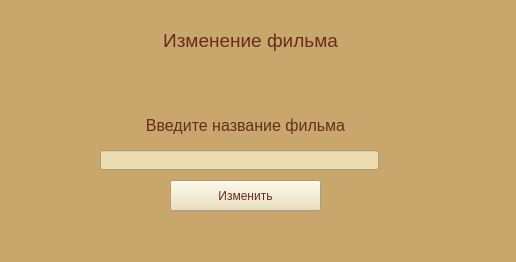
<?xml version="1.0" encoding="UTF-8"?>
<ui version="4.0">
 <class>MainWindow</class>
 <widget class="QMainWindow" name="MainWindow">
  <property name="geometry">
   <rect>
    <x>0</x>
    <y>0</y>
    <width>516</width>
    <height>262</height>
   </rect>
  </property>
  <property name="windowTitle">
   <string>MainWindow</string>
  </property>
  <property name="styleSheet">
   <string notr="true">background-color:#C9A66B</string>
  </property>
  <widget class="QWidget" name="centralwidget">
   <widget class="QLabel" name="label">
    <property name="geometry">
     <rect>
      <x>110</x>
      <y>30</y>
      <width>281</width>
      <height>21</height>
     </rect>
    </property>
    <property name="font">
     <font>
      <pointsize>14</pointsize>
     </font>
    </property>
    <property name="styleSheet">
     <string notr="true">color:#662E1C</string>
    </property>
    <property name="text">
     <string>Изменение фильма</string>
    </property>
    <property name="alignment">
     <set>Qt::AlignCenter</set>
    </property>
   </widget>
   <widget class="QLabel" name="label_2">
    <property name="geometry">
     <rect>
      <x>140</x>
      <y>110</y>
      <width>211</width>
      <height>31</height>
     </rect>
    </property>
    <property name="font">
     <font>
      <pointsize>12</pointsize>
     </font>
    </property>
    <property name="styleSheet">
     <string notr="true">color:#662E1C</string>
    </property>
    <property name="text">
     <string>Введите название фильма</string>
    </property>
    <property name="alignment">
     <set>Qt::AlignCenter</set>
    </property>
   </widget>
   <widget class="QLineEdit" name="le_title">
    <property name="geometry">
     <rect>
      <x>100</x>
      <y>150</y>
      <width>279</width>
      <height>20</height>
     </rect>
    </property>
    <property name="styleSheet">
     <string notr="true">background-color:#EBDCB2;
color:#662E1C</string>
    </property>
   </widget>
   <widget class="QPushButton" name="btn_change_from_favourite">
    <property name="geometry">
     <rect>
      <x>170</x>
      <y>180</y>
      <width>151</width>
      <height>31</height>
     </rect>
    </property>
    <property name="styleSheet">
     <string notr="true">background-color:#EBDCB2;
color:#662E1C</string>
    </property>
    <property name="text">
     <string>Изменить</string>
    </property>
   </widget>
  </widget>
  <widget class="QMenuBar" name="menubar">
   <property name="geometry">
    <rect>
     <x>0</x>
     <y>0</y>
     <width>516</width>
     <height>21</height>
    </rect>
   </property>
  </widget>
  <widget class="QStatusBar" name="statusbar"/>
 </widget>
 <resources/>
 <connections/>
</ui>
